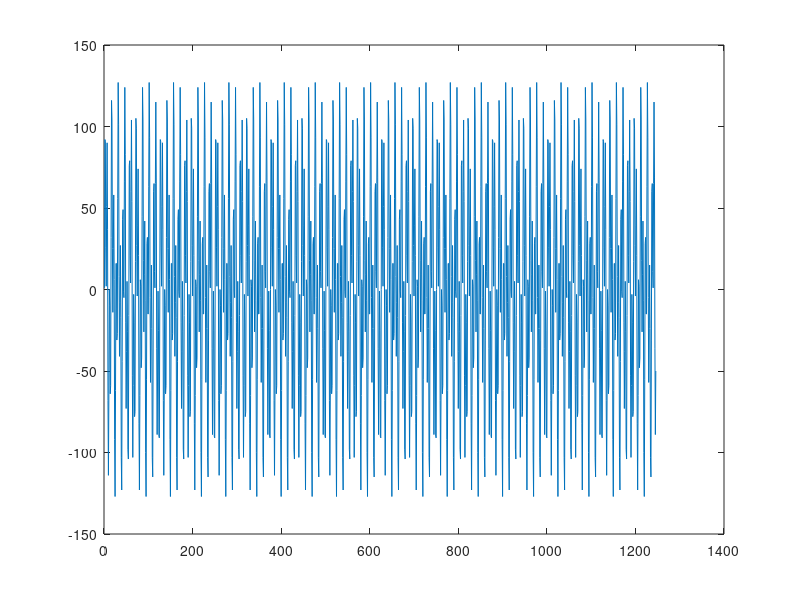

Here is the MATLAB script that generated this plot:

output_bit_size = 8;
sampling_freq = 250;
num_seconds = 5;

sample_numbers = [0:(sampling_freq-1)*num_seconds];


lo_freq = 18;
#hi_freq = 30;
hi_freq = 50;

wave_lo = sin(2*pi*lo_freq/sampling_freq*sample_numbers);
wave_hi = sin(2*pi*hi_freq/sampling_freq*sample_numbers);

input_vector = wave_hi + wave_lo;



normalized_input_vector = rescale(input_vector, -127, 128);

# plot(normalized_input_vector)

quantized_normalized_input_vector = cast(normalized_input_vector, 'int8');
 plot(quantized_normalized_input_vector);


fileID = fopen("input_test2.dat", "w");

for row = 1:length(quantized_normalized_input_vector)
  fprintf(fileID, "%d\n", quantized_normalized_input_vector(row));
end

fclose(fileID);